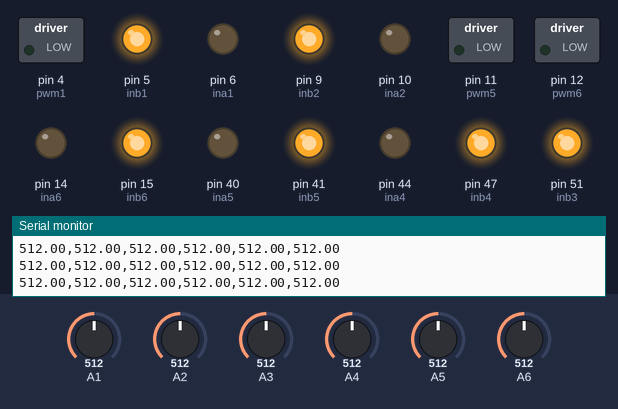
This sketch was run on a simulated Arduino Mega 2560, built with avr-gcc and run on an emulated ATmega2560. Parts: switched loads named in the sketch (green lamp = pin HIGH), output pins drawn as LEDs (lit = HIGH), the last lines printed to the serial monitor. The inputs (shaded band) are chosen by the test bench; at power-on: A1 = 512, A2 = 512, A3 = 512, A4 = 512, A5 = 512, A6 = 512.

Above: at 1.2 s.
1.3 s: A1 set to 496
At 2.5 s:
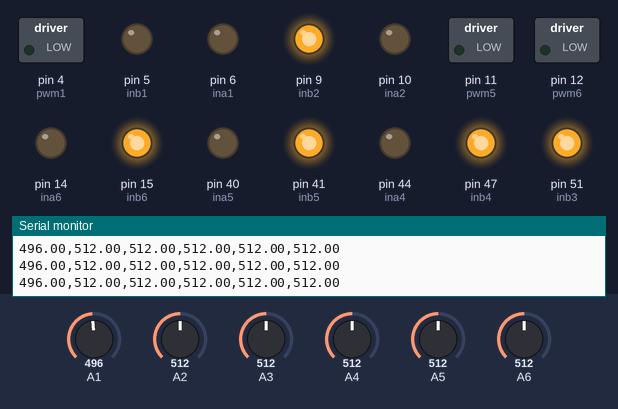
2.8 s: A2 set to 504
At 4.0 s:
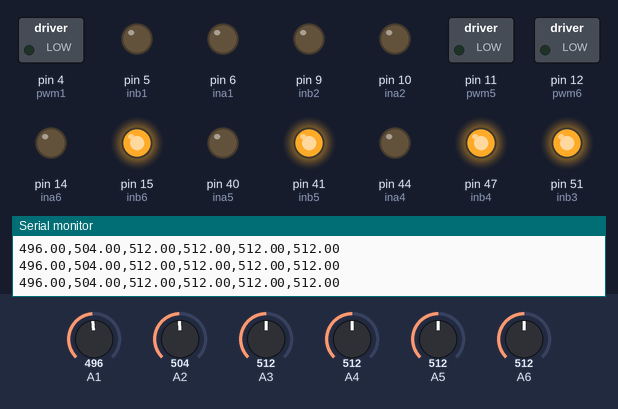
4.3 s: A3 set to 504
At 5.0 s:
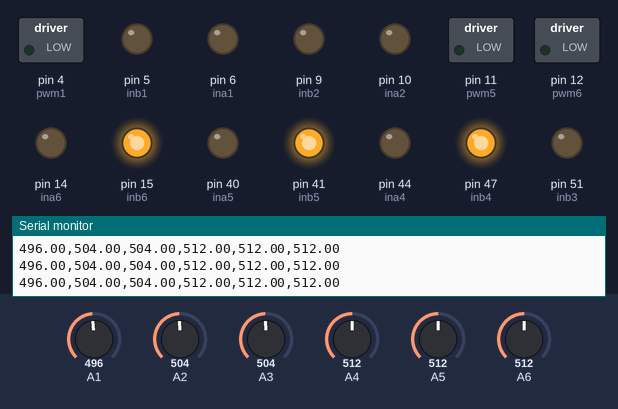
5.8 s: A4 set to 306
At 6.4 s:
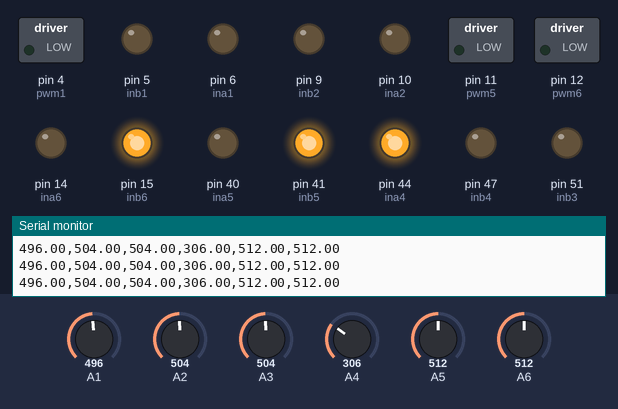
7.3 s: A5 set to 306
At 8.4 s:
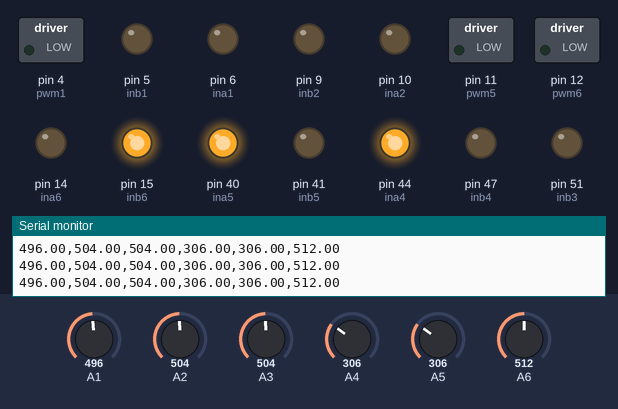
8.8 s: A6 set to 306
At 9.8 s:
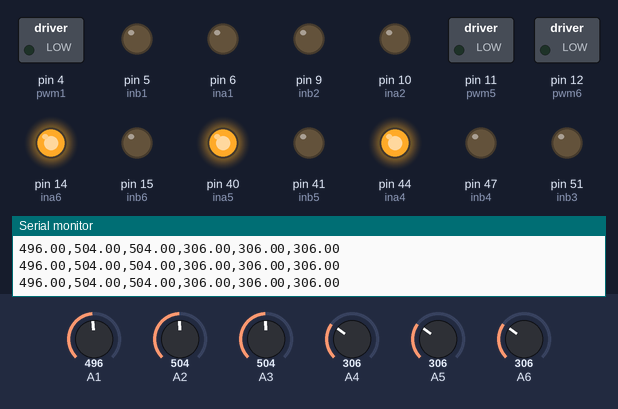
Timing chart, 0 to 11.3 s (numbered marks = the images above; inputs shaded):
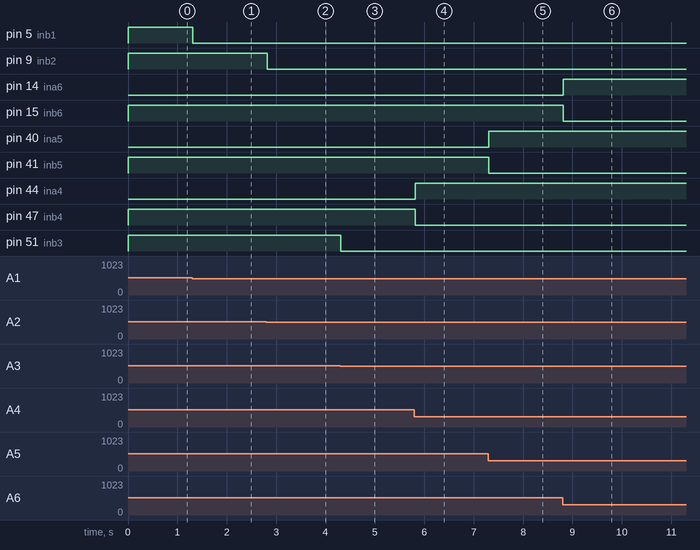

The sketch:

PositionWorks.ino
```cpp
//actuator 1 param
const int inb1 = 5;
const int ina1 = 6;
const int pwm1 = 4;
const int ena1 = 3;
const int enb1 = 2;
float calibration_factor1 = -14690;
boolean h = HIGH;
boolean l = LOW;
boolean n = LOW;
boolean check1 = false;
boolean check2 = false;
boolean check3 = false;
boolean check4 = false;
boolean check5 = false;
boolean check6 = false;
int number = 0;
int i;
int j=0;
int index_max;
int line;

//actuator 2 param
const int inb2 = 9;
const int ina2 = 10;
const int pwm2 = 13;
const int ena2 = 8;
const int enb2 = 7;
float calibration_factor2 = -14780;

//actuator 3 param
const int inb3 = 51;
const int ina3 = 50;
const int pwm3 = 46;
const int ena3 = 52;
const int enb3 = 53;
float calibration_factor3 = -14630;

//actuator 4 param
const int inb4 = 47;
const int ina4 = 44;
const int pwm4 = 45;
const int ena4 = 48;
const int enb4 = 49;
float calibration_factor4 = -14690;

//actuator 5 param
const int inb5 = 41;
const int ina5 = 40;
const int pwm5 = 11;
const int ena5 = 42;
const int enb5 = 43;
float calibration_factor5 = -14550;

//actuator 6 param
const int inb6 = 15;
const int ina6 = 14;
const int pwm6 = 12;
const int ena6 = 16;
const int enb6 = 17;
float calibration_factor6 = -14700;

// Check all the references - (minus) sensor values = this will give you 6 differenet distances, one for each motor.
// distans1, distans2, distans3, distans4, distans5, distans6
// Sort them from longest to shortest
// The longest distans (say distans1) should have MotorSpeed1 = max speed (Set maxSpeed as a variable (not 100 pwm))
// Next distance (say distans2) should have MotorSpeed2 = ( distans2/distans1 ) * maxSpeed. (if its float number change to int.)
// Do the same for each MotorSpeedX.
// MotorSpeed variables should only change with new reference.
// This way all the motors should reach it's references appprox. at the same time.
// This is tho only usefull if the calculated distances are not relatively small.

double refMotor[37][6]; // How many references you send
double motorSpeed[6];
double error[6];
double sensor[6];

int RefTol = 5;  /// Reference tolerance


void setup() {
  Serial.begin(115200);
  //reference in mm*10
  refMotor[0][0] = 500;  // Reference
  refMotor[0][1] = 500;  // Reference
  refMotor[0][2] = 500;  // Reference
  refMotor[0][3] = 500;  // Reference
  refMotor[0][4] = 500;  // Reference
  refMotor[0][5] = 500;  // Reference

  refMotor[1][0] = 488;  // Reference
  refMotor[1][1] = 512;  // Reference
  refMotor[1][2] = 488;  // Reference
  refMotor[1][3] = 512;  // Reference
  refMotor[1][4] = 488;  // Reference
  refMotor[1][5] = 512;  // Reference

  refMotor[2][0] = 476;  // Reference
  refMotor[2][1] = 524;  // Reference
  refMotor[2][2] = 476;  // Reference
  refMotor[2][3] = 524;  // Reference
  refMotor[2][4] = 476;  // Reference
  refMotor[2][5] = 524;  // Reference

  refMotor[3][0] = 465;  // Reference
  refMotor[3][1] = 536;  // Reference
  refMotor[3][2] = 465;  // Reference
  refMotor[3][3] = 536;  // Reference
  refMotor[3][4] = 465;  // Reference
  refMotor[3][5] = 536;  // Reference

  refMotor[4][0] = 455;  // Reference
  refMotor[4][1] = 561;  // Reference
  refMotor[4][2] = 455;  // Reference
  refMotor[4][3] = 561;  // Reference
  refMotor[4][4] = 455;  // Reference
  refMotor[4][5] = 561;  // Reference

  refMotor[5][0] = 445;  // Reference
  refMotor[5][1] = 561;  // Reference
  refMotor[5][2] = 445;  // Reference
  refMotor[5][3] = 561;  // Reference
  refMotor[5][4] = 445;  // Reference
  refMotor[5][5] = 561;  // Reference

  refMotor[6][0] = 436;  // Reference
  refMotor[6][1] = 573;  // Reference
  refMotor[6][2] = 436;  // Reference
  refMotor[6][3] = 573;  // Reference
  refMotor[6][4] = 436;  // Reference
  refMotor[6][5] = 573;  // Reference

  refMotor[7][0] = 427;  // Reference
  refMotor[7][1] = 584;  // Reference
  refMotor[7][2] = 427;  // Reference
  refMotor[7][3] = 584;  // Reference
  refMotor[7][4] = 427;  // Reference
  refMotor[7][5] = 584;  // Reference

  refMotor[8][0] = 419;  // Reference
  refMotor[8][1] = 595;  // Reference
  refMotor[8][2] = 419;  // Reference
  refMotor[8][3] = 595;  // Reference
  refMotor[8][4] = 419;  // Reference
  refMotor[8][5] = 595;  // Reference

  refMotor[9][0] = 412;  // Reference
  refMotor[9][1] = 606;  // Reference
  refMotor[9][2] = 412;  // Reference
  refMotor[9][3] = 606;  // Reference
  refMotor[9][4] = 412;  // Reference
  refMotor[9][5] = 606;  // Reference

  refMotor[10][0] = 406;  // Reference
  refMotor[10][1] = 615;  // Reference
  refMotor[10][2] = 406;  // Reference
  refMotor[10][3] = 615;  // Reference
  refMotor[10][4] = 406;  // Reference
  refMotor[10][5] = 615;  // Reference

  refMotor[11][0] = 400;  // Reference
  refMotor[11][1] = 624;  // Reference
  refMotor[11][2] = 400;  // Reference
  refMotor[11][3] = 624;  // Reference
  refMotor[11][4] = 400;  // Reference
  refMotor[11][5] = 624;  // Reference

  refMotor[12][0] = 396;  // Reference
  refMotor[12][1] = 632;  // Reference
  refMotor[12][2] = 396;  // Reference
  refMotor[12][3] = 632;  // Reference
  refMotor[12][4] = 396;  // Reference
  refMotor[12][5] = 632;  // Reference

  refMotor[13][0] = 392;  // Reference
  refMotor[13][1] = 639;  // Reference
  refMotor[13][2] = 392;  // Reference
  refMotor[13][3] = 639;  // Reference
  refMotor[13][4] = 392;  // Reference
  refMotor[13][5] = 639;  // Reference

  refMotor[14][0] = 388;  // Reference
  refMotor[14][1] = 644;  // Reference
  refMotor[14][2] = 388;  // Reference
  refMotor[14][3] = 644;  // Reference
  refMotor[14][4] = 388;  // Reference
  refMotor[14][5] = 644;  // Reference

  refMotor[15][0] = 386;  // Reference
  refMotor[15][1] = 649;  // Reference
  refMotor[15][2] = 386;  // Reference
  refMotor[15][3] = 649;  // Reference
  refMotor[15][4] = 386;  // Reference
  refMotor[15][5] = 649;  // Reference

  refMotor[16][0] = 384;  // Reference
  refMotor[16][1] = 652;  // Reference
  refMotor[16][2] = 384;  // Reference
  refMotor[16][3] = 652;  // Reference
  refMotor[16][4] = 384;  // Reference
  refMotor[16][5] = 652;  // Reference

  refMotor[17][0] = 383;  // Reference
  refMotor[17][1] = 654;  // Reference
  refMotor[17][2] = 383;  // Reference
  refMotor[17][3] = 654;  // Reference
  refMotor[17][4] = 383;  // Reference
  refMotor[17][5] = 654;  // Reference

  refMotor[18][0] = 382;  // Reference
  refMotor[18][1] = 655;  // Reference
  refMotor[18][2] = 382;  // Reference
  refMotor[18][3] = 655;  // Reference
  refMotor[18][4] = 382;  // Reference
  refMotor[18][5] = 655;  // Reference

  refMotor[19][0] = 383;  // Reference
  refMotor[19][1] = 654;  // Reference
  refMotor[19][2] = 383;  // Reference
  refMotor[19][3] = 654;  // Reference
  refMotor[19][4] = 383;  // Reference
  refMotor[19][5] = 654;  // Reference

  refMotor[20][0] = 384;  // Reference
  refMotor[20][1] = 652;  // Reference
  refMotor[20][2] = 384;  // Reference
  refMotor[20][3] = 652;  // Reference
  refMotor[20][4] = 384;  // Reference
  refMotor[20][5] = 652;  // Reference

  refMotor[21][0] = 386;  // Reference
  refMotor[21][1] = 649;  // Reference
  refMotor[21][2] = 386;  // Reference
  refMotor[21][3] = 649;  // Reference
  refMotor[21][4] = 386;  // Reference
  refMotor[21][5] = 649;  // Reference

  refMotor[22][0] = 388;  // Reference
  refMotor[22][1] = 644;  // Reference
  refMotor[22][2] = 388;  // Reference
  refMotor[22][3] = 644;  // Reference
  refMotor[22][4] = 388;  // Reference
  refMotor[22][5] = 644;  // Reference

  refMotor[23][0] = 392;  // Reference
  refMotor[23][1] = 639;  // Reference
  refMotor[23][2] = 392;  // Reference
  refMotor[23][3] = 639;  // Reference
  refMotor[23][4] = 392;  // Reference
  refMotor[23][5] = 639;  // Reference

  refMotor[24][0] = 396;  // Reference
  refMotor[24][1] = 632;  // Reference
  refMotor[24][2] = 396;  // Reference
  refMotor[24][3] = 632;  // Reference
  refMotor[24][4] = 396;  // Reference
  refMotor[24][5] = 632;  // Reference

  refMotor[25][0] = 400;  // Reference
  refMotor[25][1] = 624;  // Reference
  refMotor[25][2] = 400;  // Reference
  refMotor[25][3] = 624;  // Reference
  refMotor[25][4] = 400;  // Reference
  refMotor[25][5] = 624;  // Reference

  refMotor[26][0] = 406;  // Reference
  refMotor[26][1] = 615;  // Reference
  refMotor[26][2] = 406;  // Reference
  refMotor[26][3] = 615;  // Reference
  refMotor[26][4] = 406;  // Reference
  refMotor[26][5] = 615;  // Reference

  refMotor[27][0] = 412;  // Reference
  refMotor[27][1] = 606;  // Reference
  refMotor[27][2] = 412;  // Reference
  refMotor[27][3] = 606;  // Reference
  refMotor[27][4] = 412;  // Reference
  refMotor[27][5] = 606;  // Reference

  refMotor[28][0] = 419;  // Reference
  refMotor[28][1] = 595;  // Reference
  refMotor[28][2] = 419;  // Reference
  refMotor[28][3] = 595;  // Reference
  refMotor[28][4] = 419;  // Reference
  refMotor[28][5] = 595;  // Reference

  refMotor[29][0] = 427;  // Reference
  refMotor[29][1] = 584;  // Reference
  refMotor[29][2] = 427;  // Reference
  refMotor[29][3] = 584;  // Reference
  refMotor[29][4] = 427;  // Reference
  refMotor[29][5] = 584;  // Reference

  refMotor[30][0] = 436;  // Reference
  refMotor[30][1] = 573;  // Reference
  refMotor[30][2] = 436;  // Reference
  refMotor[30][3] = 573;  // Reference
  refMotor[30][4] = 436;  // Reference
  refMotor[30][5] = 573;  // Reference

  refMotor[31][0] = 445;  // Reference
  refMotor[31][1] = 561;  // Reference
  refMotor[31][2] = 445;  // Reference
  refMotor[31][3] = 561;  // Reference
  refMotor[31][4] = 445;  // Reference
  refMotor[31][5] = 561;  // Reference

  refMotor[32][0] = 455;  // Reference
  refMotor[32][1] = 549;  // Reference
  refMotor[32][2] = 455;  // Reference
  refMotor[32][3] = 549;  // Reference
  refMotor[32][4] = 455;  // Reference
  refMotor[32][5] = 549;  // Reference

  refMotor[33][0] = 465;  // Reference
  refMotor[33][1] = 536;  // Reference
  refMotor[33][2] = 465;  // Reference
  refMotor[33][3] = 536;  // Reference
  refMotor[33][4] = 465;  // Reference
  refMotor[33][5] = 536;  // Reference

  refMotor[34][0] = 476;  // Reference
  refMotor[34][1] = 524;  // Reference
  refMotor[34][2] = 476;  // Reference
  refMotor[34][3] = 524;  // Reference
  refMotor[34][4] = 476;  // Reference
  refMotor[34][5] = 524;  // Reference

  refMotor[35][0] = 488;  // Reference
  refMotor[35][1] = 512;  // Reference
  refMotor[35][2] = 488;  // Reference
  refMotor[35][3] = 512;  // Reference
  refMotor[35][4] = 488;  // Reference
  refMotor[35][5] = 512;  // Reference

  refMotor[36][0] = 500;  // Reference
  refMotor[36][1] = 500;  // Reference
  refMotor[36][2] = 500;  // Reference
  refMotor[36][3] = 500;  // Reference
  refMotor[36][4] = 500;  // Reference
  refMotor[36][5] = 500;  // Reference

  //pwm pins
  pinMode(pwm1, OUTPUT);
  pinMode(pwm2, OUTPUT);
  pinMode(pwm3, OUTPUT);
  pinMode(pwm4, OUTPUT);
  pinMode(pwm5, OUTPUT);
  pinMode(pwm6, OUTPUT);

  //other driver pins
  pinMode(ina1, OUTPUT);
  pinMode(inb1, OUTPUT);
  pinMode(ena1, INPUT);
  pinMode(enb1, INPUT);

  pinMode(ina2, OUTPUT);
  pinMode(inb2, OUTPUT);
  pinMode(ena2, INPUT);
  pinMode(enb2, INPUT);

  pinMode(ina3, OUTPUT);
  pinMode(inb3, OUTPUT);
  pinMode(ena3, INPUT);
  pinMode(enb3, INPUT);

  pinMode(ina4, OUTPUT);
  pinMode(inb4, OUTPUT);
  pinMode(ena4, INPUT);
  pinMode(enb4, INPUT);

  pinMode(ina5, OUTPUT);
  pinMode(inb5, OUTPUT);
  pinMode(ena5, INPUT);
  pinMode(enb5, INPUT);

  pinMode(ina6, OUTPUT);
  pinMode(inb6, OUTPUT);
  pinMode(ena6, INPUT);
  pinMode(enb6, INPUT);
  //interrupt
  TCCR2A |= 0x00;
  TCCR2B |= 0x00;
  TCCR2A |= _BV(WGM21) | _BV(COM2A0);
  TCCR2B = _BV(CS22) | _BV(CS21) | _BV(CS20);
  TIMSK2 |= _BV(OCIE2A);

  //---***--- Change the speed for each motor to a variable motorSpeed

  //timer 0
  TCCR0A = 0x00;
  TCCR0B = 0x00;
  TCCR0A |= (1 << WGM00) | (1 << WGM01);
  TCCR0A |= (1 << COM0B1) | (1 << COM0A1);
  TCCR0B |= (1 << CS01) | (1 << CS00);
  OCR0A = map(0, 0, 100, 0, 255); // Actuator 2
  OCR0B = map(0, 0, 100, 0, 255); // Actuator 1

  //timer 1
  TCCR1A = 0x00;
  TCCR1B = 0x00;
  TCCR1A |= _BV(WGM10) | _BV(COM1A1) | _BV(COM1B1);
  TCCR1B |= _BV(WGM12) | _BV(CS10) | _BV(CS11);
  OCR1A = map(0, 0, 100, 0, 255); // Actuator 5
  OCR1B = map(0, 0, 100, 0, 255); // Actuator 6

  //timer 5
  TCCR5A = 0x00;
  TCCR5B = 0x00;
  TCCR5A |= _BV(COM5A1) | _BV(COM5B1) | _BV(WGM50);
  TCCR5B |= _BV(WGM52) | _BV(CS50) | _BV(CS51);
  OCR5A = map(0, 0, 100, 0, 255); // Actuator 3
  OCR5B = map(0, 0, 100, 0, 255); // Actuator 4

  pinMode(A1, INPUT);
  pinMode(A2, INPUT);
  pinMode(A3, INPUT);
  pinMode(A4, INPUT);
  pinMode(A5, INPUT);
  pinMode(A6, INPUT);


}

void loop() {
}

//internrupt function
ISR(TIMER2_COMPA_vect) {

  sensor[0] = analogRead(A1);
  sensor[1] = analogRead(A2);
  sensor[2] = analogRead(A3);
  sensor[3] = analogRead(A4);
  sensor[4] = analogRead(A5);
  sensor[5] = analogRead(A6);

//    Serial.println(counter1);
//    Serial.println(counter2);

  for (i=0;i<6;++i){
      error[i]=refMotor[number][i]-sensor[i];
      }
  i = 0;

  index_max=0;
  for(i=0;i<6;++i)
    {
        if(abs(error[i])>abs(error[index_max]))
        {
            index_max=i;
        }
    }
  i=0;
  for (int i=0; i<6; ++i) {
    motorSpeed[i] = abs(error[i] / error[index_max]) * 70;
    if (motorSpeed[i] < 40){
      motorSpeed[i] = 40;
    } else if (motorSpeed[i] > 60) {
      motorSpeed[i] = 60;
    }
  }

    Serial.print(sensor[0]);
//    Serial.print("-");
//    Serial.print(motorSpeed[0]);
    Serial.print(",");
    Serial.print(sensor[1]);
//    Serial.print("-");
//    Serial.print(motorSpeed[1]);
    Serial.print(",");
    Serial.print(sensor[2]);
//    Serial.print("-");
//    Serial.print(motorSpeed[2]);
    Serial.print(",");
    Serial.print(sensor[3]);
//    Serial.print("-");
//    Serial.print(motorSpeed[3]);
    Serial.print(",");
    Serial.print(sensor[4]);
//    Serial.print("-");
//    Serial.print(motorSpeed[4]);
    Serial.print(",");
    Serial.println(sensor[5]);
//    Serial.print("-");
//    Serial.print(motorSpeed[5]);

  //
  // Motor 1
  if (error[0] > RefTol)
  {
    digitalWrite(ina1, h);
    digitalWrite(inb1, l);
  }
  if (error[0] < -RefTol)
  {
    digitalWrite(ina1, l);
    digitalWrite(inb1, h);
  }
  if (error[0] < RefTol && error[0] > -RefTol)
  {
    digitalWrite(ina1, l);
    digitalWrite(inb1, l);
    check1 = true;
  }


  // Motor 2
  if (error[1] > RefTol)
  {
    digitalWrite(ina2, h);
    digitalWrite(inb2, l);
  }
  if (error[1] < -RefTol)
  {
    digitalWrite(ina2, l);
    digitalWrite(inb2, h);
  }
  if (error[1] < RefTol && error[1] > -RefTol)
  {
    digitalWrite(ina2, l);
    digitalWrite(inb2, l);
    check2 = true;
  }


    // Motor 3
    if(error[2]>RefTol)
    {
        digitalWrite(ina3, h);
        digitalWrite(inb3, l);
      }
    if(error[2]<-RefTol)
    {
      digitalWrite(ina3, l);
        digitalWrite(inb3,h);
      }
    if(error[2]<RefTol&&error[2]>-RefTol)
    {
      digitalWrite(ina3, l);
      digitalWrite(inb3,l);
      check3=true;
      }


    // Motor 4
    if(error[3]>RefTol)
    {
        digitalWrite(ina4, h);
        digitalWrite(inb4, l);
      }
    if(error[3]<-RefTol)
    {
      digitalWrite(ina4, l);
        digitalWrite(inb4,h);
      }
    if(error[3]<RefTol&&error[3]>-RefTol)
    {
      digitalWrite(ina4, l);
      digitalWrite(inb4,l);
      check4=true;
      }


    // Motor 5
    if(error[4]>RefTol)
    {
        digitalWrite(ina5, h);
        digitalWrite(inb5, l);
      }
    if(error[4]<-RefTol)
    {
      digitalWrite(ina5, l);
        digitalWrite(inb5,h);
      }
    if(error[4]<RefTol&&error[4]>-RefTol)
    {
      digitalWrite(ina5, l);
      digitalWrite(inb5,l);
      check5=true;
      }

  // Motor 6
    if(error[5]>RefTol)
    {
        digitalWrite(ina6, h);
        digitalWrite(inb6, l);
      }
    if(error[5]<-RefTol)
    {
      digitalWrite(ina6, l);
        digitalWrite(inb6,h);
      }
    if(error[5]<RefTol&&error[5]>-RefTol)
    {
      digitalWrite(ina6, l);
      digitalWrite(inb6,l);
      check6=true;
      }
    if(j==0)
    {
      OCR0B = map(motorSpeed[0], 0, 100, 0, 255); // Actuator 1
      OCR0A = map(motorSpeed[1], 0, 100, 0, 255); // Actuator 2
      OCR5A = map(motorSpeed[2], 0, 100, 0, 255); // Actuator 3
      OCR5B = map(motorSpeed[3], 0, 100, 0, 255); // Actuator 4
      OCR1B = map(motorSpeed[5], 0, 100, 0, 255); // Actuator 6
      OCR1A = map(motorSpeed[4], 0, 100, 0, 255); // Actuator 5
     j=1;
    }
// This is commented to make the program stop after reaching the reference.
    if(check1==true&&check2==true&&check3==true&&check4==true&&check5==true&&check6==true)
    {
      number++;
       check1=false;
       check2=false;
       check3=false;
       check4=false;
       check5=false;
       check6=false;

      }
    if(number==37)
    {
      number=0;
      }
}


void stp()
{
  digitalWrite(ina6, l);
  digitalWrite(inb6, l);
  digitalWrite(ina5, l);
  digitalWrite(inb5, l);
  digitalWrite(ina4, l);
  digitalWrite(inb4, l);
  digitalWrite(ina3, l);
  digitalWrite(inb3, l);
  digitalWrite(ina2, l);
  digitalWrite(inb2, l);
  digitalWrite(ina1, l);
  digitalWrite(inb1, l);
}
```

Measured:
- the behaviour switches between 505 and 504 on A1 (found by bisection; images 0 and 1)
- the behaviour switches between 505 and 504 on A2 (found by bisection; images 1 and 2)
- the behaviour switches between 505 and 504 on A3 (found by bisection; images 2 and 3)
- after the input at 1.3 s, pin 5 (inb1): HIGH → LOW at once
- after the input at 2.8 s, pin 9 (inb2): HIGH → LOW at once
- after the input at 4.3 s, pin 51 (inb3): HIGH → LOW at once
- after the input at 5.8 s, pin 44 (ina4): LOW → HIGH at once; pin 47 (inb4): HIGH → LOW at once
- after the input at 7.3 s, pin 40 (ina5): LOW → HIGH at once; pin 41 (inb5): HIGH → LOW at once
- after the input at 8.8 s, pin 14 (ina6): LOW → HIGH at once; pin 15 (inb6): HIGH → LOW at once
